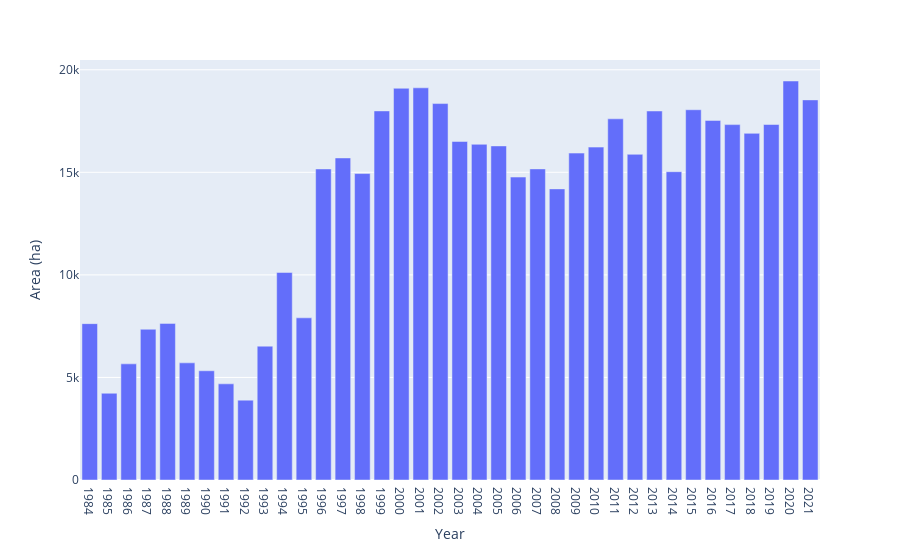

The cell this chart's notebook holds for it:
### Code cell
geemap.jrc_hist_monthly_history(
    region=region,
    start_month=6,
    end_month=9,
    scale=30,
    frequency='year',
    reducer='mean',
    denominator=1e4,
    y_label='Area (ha)',
)

### Figure 1 — Plotly figure (JSON) as saved in the notebook; plotly's stock layout.template omitted (floating-point values rounded to 4 significant figures)
{"data": [{"alignmentgroup": "True", "hovertemplate": "Year=%{x}<br>Area (ha)=%{y}<extra></extra>", "legendgroup": "", "marker": {"color": "#636efa", "pattern": {"shape": ""}}, "name": "", "offsetgroup": "", "orientation": "v", "showlegend": false, "textposition": "auto", "type": "bar", "x": ["1984", "1985", "1986", "1987", "1988", "1989", "1990", "1991", "1992", "1993", "1994", "1995", "1996", "1997", "1998", "1999", "2000", "2001", "2002", "2003", "2004", "2005", "2006", "2007", "2008", "2009", "2010", "2011", "2012", "2013", "2014", "2015", "2016", "2017", "2018", "2019", "2020", "2021"], "xaxis": "x", "y": [7623.0, 4230.0, 5662.0, 7349.0, 7635.0, 5711.0, 5325.0, 4688.0, 3893.0, 6525.0, 10120.0, 7906.0, 15160.0, 15700.0, 14940.0, 17990.0, 19100.0, 19120.0, 18350.0, 16500.0, 16370.0, 16290.0, 14770.0, 15170.0, 14190.0, 15940.0, 16230.0, 17610.0, 15880.0, 17990.0, 15030.0, 18050.0, 17530.0, 17330.0, 16900.0, 17330.0, 19450.0, 18530.0], "yaxis": "y"}], "layout": {"barmode": "relative", "legend": {"tracegroupgap": 0}, "margin": {"t": 60}, "xaxis": {"anchor": "y", "domain": [0, 1], "title": {"text": "Year"}}, "yaxis": {"anchor": "x", "domain": [0, 1], "title": {"text": "Area (ha)"}}}}
